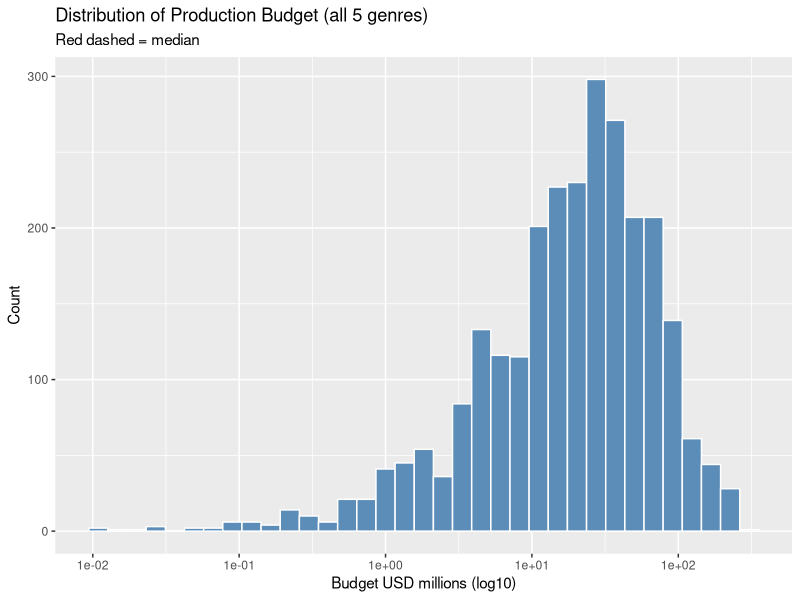
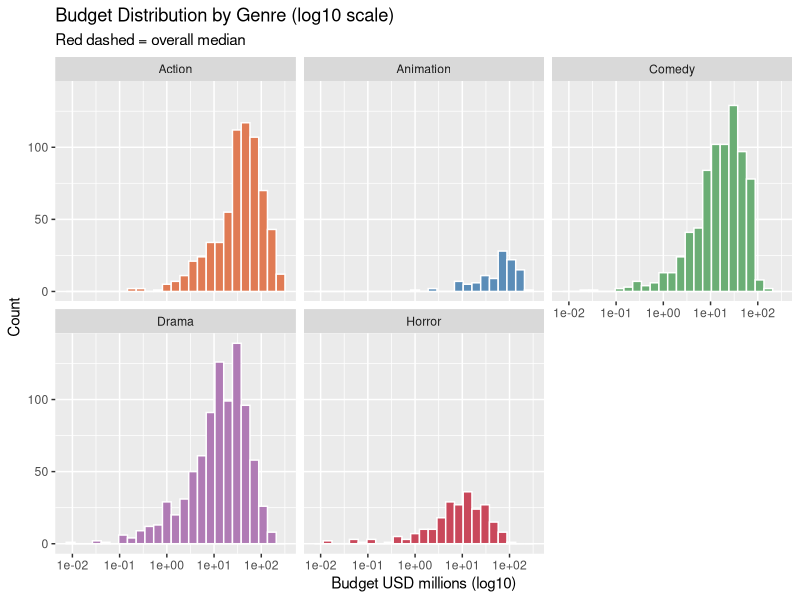
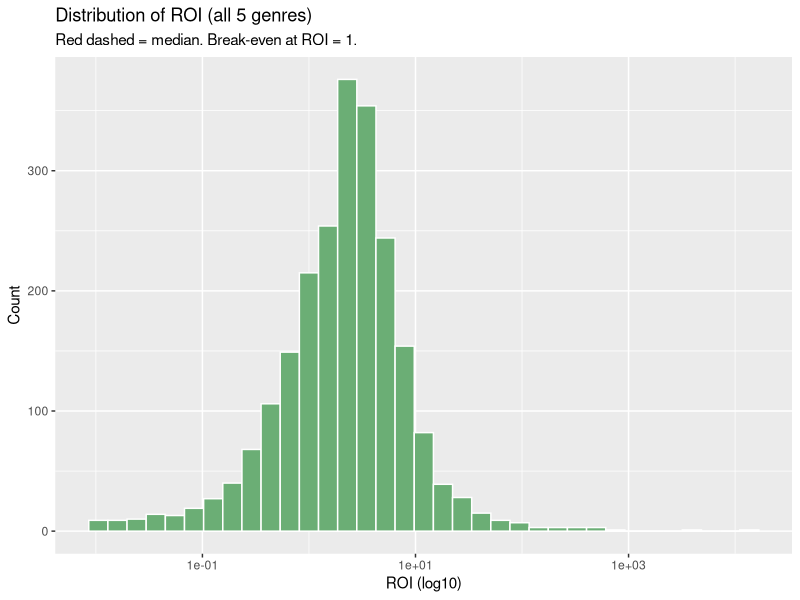
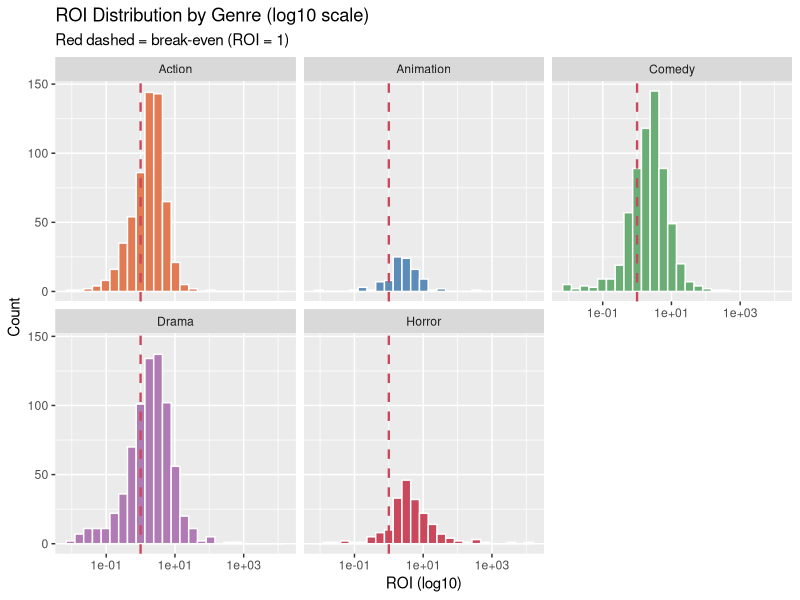
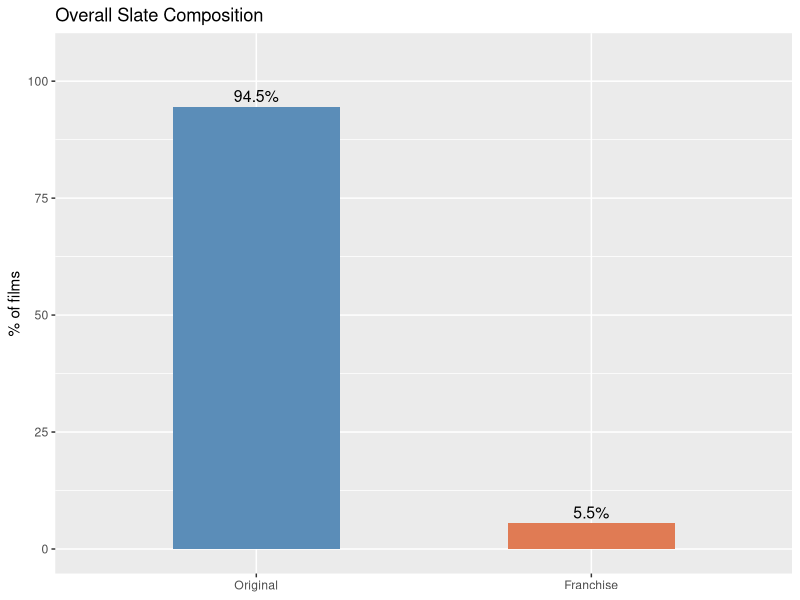
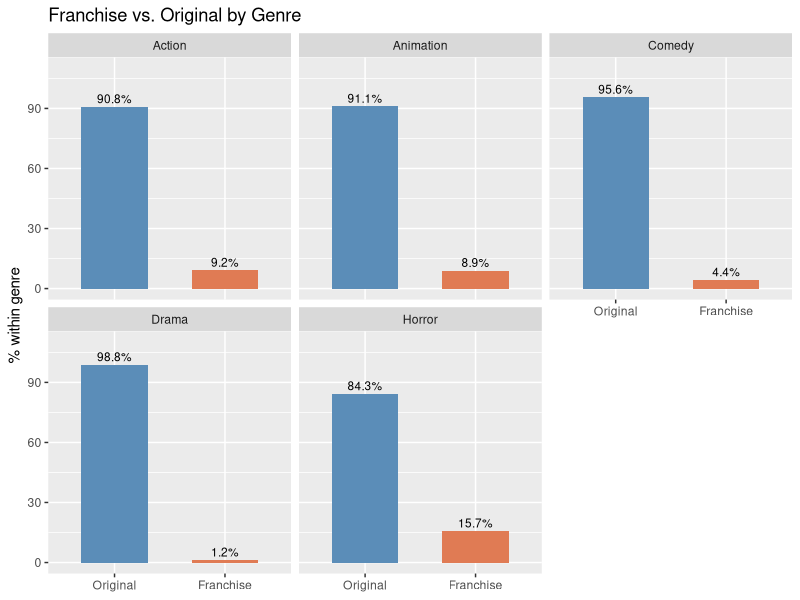
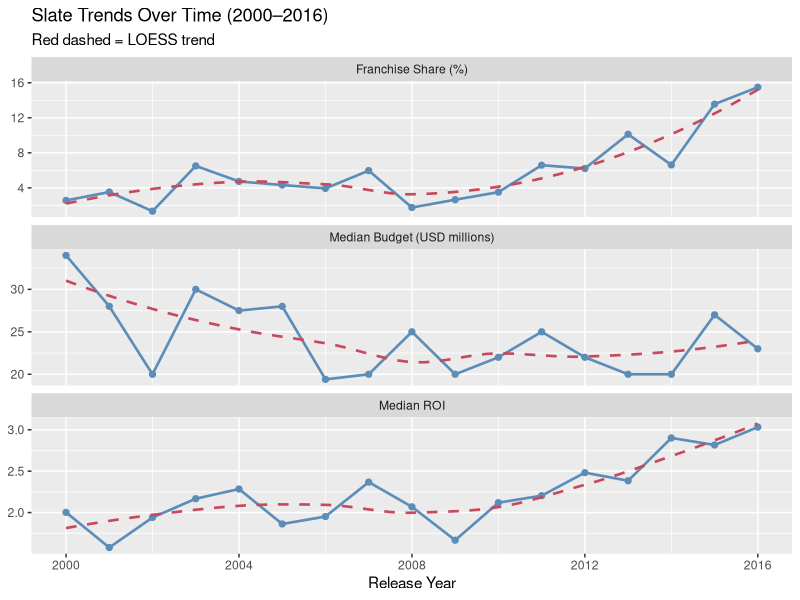

Write R code to recreate these figures, in order.
## ---- chunk 1
#| warning: false
#| message: false

library(tidyverse)

movies <- read.csv("data/movies.csv", stringsAsFactors = FALSE)

target_genres <- c("Action", "Comedy", "Drama", "Horror", "Animation")

movies_5 <- movies |>
  filter(primary_genre %in% target_genres)

movies_clean <- movies_5 |>
  mutate(
    budget   = if_else(budget == 0 | budget < 10000, NA_real_, budget),
    revenue  = if_else(revenue == 0, NA_real_, revenue),
    roi      = revenue / budget,
    budget_m = budget / 1e6,
    franchise_status = factor(franchise_status,
                               levels = c("Original", "Franchise"))
  )
## ---- chunk 2
# Budget
movies_clean |>
  summarise(
    n      = sum(!is.na(budget_m)),
    mean   = round(mean(budget_m,            na.rm = TRUE), 1),
    median = round(median(budget_m,          na.rm = TRUE), 1),
    sd     = round(sd(budget_m,              na.rm = TRUE), 1),
    Q1     = round(quantile(budget_m, 0.25,  na.rm = TRUE), 1),
    Q3     = round(quantile(budget_m, 0.75,  na.rm = TRUE), 1),
    max    = round(max(budget_m,             na.rm = TRUE), 0)
  )

# ROI
movies_clean |>
  summarise(
    n      = sum(!is.na(roi)),
    mean   = round(mean(roi,            na.rm = TRUE), 2),
    median = round(median(roi,          na.rm = TRUE), 2),
    sd     = round(sd(roi,              na.rm = TRUE), 2),
    Q1     = round(quantile(roi, 0.25,  na.rm = TRUE), 2),
    Q3     = round(quantile(roi, 0.75,  na.rm = TRUE), 2),
    max    = round(max(roi,             na.rm = TRUE), 0)
  )

# Franchise — uses all 3426 rows, no na.rm needed
movies_clean |>
  count(franchise_status) |>
  mutate(pct = round(n / sum(n) * 100, 1))
## ---- chunk 3
genre_colours <- c(
  Action    = "#E07B54",
  Animation = "#5B8DB8",
  Comedy    = "#6BAE75",
  Drama     = "#B07BB5",
  Horror    = "#C9485B"
)
## ---- chunk 4
# Overall budget distribution
ggplot(movies_clean, aes(x = budget_m)) +
  geom_histogram(bins = 35, fill = "#5B8DB8", colour = "white") +
  scale_x_log10() +
  geom_vline(xintercept = median(movies_clean$budget_m),
             colour = "#C9485B", linewidth = 1, linetype = "dashed") +
  labs(
    title    = "Distribution of Production Budget (all 5 genres)",
    subtitle = "Red dashed = median",
    x        = "Budget USD millions (log10)",
    y        = "Count"
  )

# Budget by genre
ggplot(movies_clean, aes(x = budget_m, fill = primary_genre)) +
  geom_histogram(bins = 25, colour = "white") +
  scale_x_log10() +
  scale_fill_manual(values = genre_colours) +
  facet_wrap(~ primary_genre, ncol = 3) +
  geom_vline(xintercept = median(movies_clean$budget_m),
             colour = "#C9485B", linewidth = 0.8, linetype = "dashed") +
  labs(
    title    = "Budget Distribution by Genre (log10 scale)",
    subtitle = "Red dashed = overall median",
    x        = "Budget USD millions (log10)",
    y        = "Count"
  ) +
  theme(legend.position = "none")
## ---- chunk 5
# Overall ROI distribution
ggplot(movies_clean, aes(x = roi + 0.01)) +
  geom_histogram(bins = 35, fill = "#6BAE75", colour = "white") +
  scale_x_log10() +
  geom_vline(xintercept = median(movies_clean$roi) + 0.01,
             colour = "#C9485B", linewidth = 1, linetype = "dashed") +
  labs(
    title    = "Distribution of ROI (all 5 genres)",
    subtitle = "Red dashed = median. Break-even at ROI = 1.",
    x        = "ROI (log10)",
    y        = "Count"
  )

# ROI by genre
ggplot(movies_clean, aes(x = roi + 0.01, fill = primary_genre)) +
  geom_histogram(bins = 25, colour = "white") +
  scale_x_log10() +
  scale_fill_manual(values = genre_colours) +
  facet_wrap(~ primary_genre, ncol = 3) +
  geom_vline(xintercept = 1,
             colour = "#C9485B", linewidth = 0.8, linetype = "dashed") +
  labs(
    title    = "ROI Distribution by Genre (log10 scale)",
    subtitle = "Red dashed = break-even (ROI = 1)",
    x        = "ROI (log10)",
    y        = "Count"
  ) +
  theme(legend.position = "none")
## ---- chunk 6
# Overall franchise bar
movies_clean |>
  count(franchise_status) |>
  mutate(pct = n / sum(n) * 100) |>
  ggplot(aes(x = franchise_status, y = pct, fill = franchise_status)) +
  geom_col(width = 0.5) +
  geom_text(aes(label = paste0(round(pct, 1), "%")),
            vjust = -0.4, size = 4) +
  scale_fill_manual(values = c(Original = "#5B8DB8", Franchise = "#E07B54")) +
  labs(
    title = "Overall Slate Composition",
    x     = NULL,
    y     = "% of films"
  ) +
  ylim(0, 105) +
  theme(legend.position = "none")

# Franchise by genre using facet_wrap
movies_clean |>
  group_by(primary_genre, franchise_status) |>
  summarise(n = n(), .groups = "drop") |>
  group_by(primary_genre) |>
  mutate(pct = n / sum(n) * 100) |>
  ggplot(aes(x = franchise_status, y = pct, fill = franchise_status)) +
  geom_col(width = 0.6) +
  geom_text(aes(label = paste0(round(pct, 1), "%")),
            vjust = -0.4, size = 3) +
  scale_fill_manual(values = c(Original = "#5B8DB8", Franchise = "#E07B54")) +
  facet_wrap(~ primary_genre, ncol = 3) +
  labs(
    title = "Franchise vs. Original by Genre",
    x     = NULL,
    y     = "% within genre"
  ) +
  ylim(0, 110) +
  theme(legend.position = "none")
## ---- chunk 7
trend_summary <- movies_clean |>
  filter(release_year >= 2000, release_year <= 2016) |>
  group_by(release_year) |>
  summarise(
    n_films       = n(),
    median_budget = median(budget_m,  na.rm = TRUE),
    median_roi    = median(roi,        na.rm = TRUE),
    pct_franchise = sum(franchise_status == "Franchise") / n() * 100,
    .groups       = "drop"
  )
## ---- chunk 8
trend_summary |>
  pivot_longer(
    cols      = c(median_budget, median_roi, pct_franchise),
    names_to  = "metric",
    values_to = "value"
  ) |>
  mutate(metric = recode(metric,
    median_budget  = "Median Budget (USD millions)",
    median_roi     = "Median ROI",
    pct_franchise  = "Franchise Share (%)"
  )) |>
  ggplot(aes(x = release_year, y = value)) +
  geom_line(colour = "#5B8DB8", linewidth = 0.9) +
  geom_point(colour = "#5B8DB8", size = 1.8) +
  geom_smooth(method = "loess", se = FALSE,
              colour = "#C9485B", linewidth = 0.9, linetype = "dashed") +
  facet_wrap(~ metric, ncol = 1, scales = "free_y") +
  labs(
    title    = "Slate Trends Over Time (2000–2016)",
    subtitle = "Red dashed = LOESS trend",
    x        = "Release Year",
    y        = NULL
  ) +
  scale_x_continuous(breaks = seq(2000, 2016, 4))
